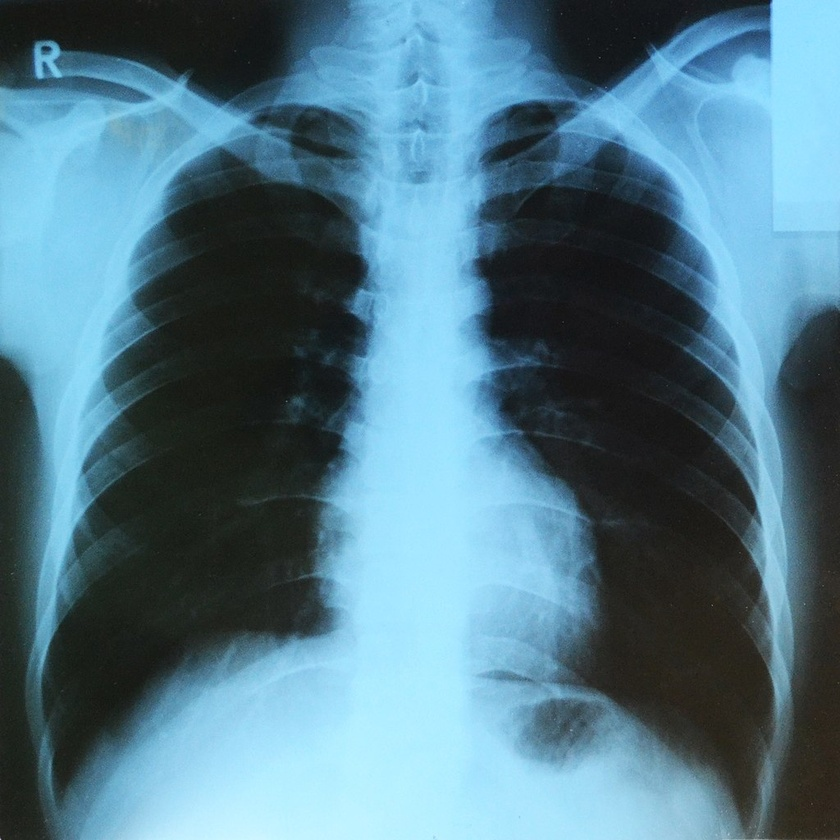
%> input picture Image processing/images/chest.jpg, 840 x 840 px, shrunk from 1024 x 1024 before the run
$ octave HW.m   (GNU Octave 9; MATLAB toolbox functions it lacks are replaced by stand-ins)
%> lines starting %> are read from the running program, lines starting %| are printed output that depends on the picture
### Image processing/final/final/ddct.m
function [im_dct,n,xo,yo,xq,yq,original,quadrant] = ddct(im)
	s = size(im');
	im_dct = dct2(im);
	original = im_dct.*im_dct;
	quadrant = im_dct(400:end,344:end).*im_dct(400:end,344:end);
	s_o = size(original');
	s_q = size(quadrant');
	xo = [1:s_o(1)];
	yo = [1:s_o(2)];
	xq = [1:s_q(1)];
	yq = [1:s_q(2)];
	[xo,yo] = meshgrid(xo,yo);
	[xq,yq] = meshgrid(xq,yq);
	n = mean(mean(quadrant));
end

### Image processing/final/final/HW.m
clc;
clear;
close all;

% 1
% 胸透
im1 = im2double(imread('images/chest.jpg'));
% 小孩
im2 = im2double(imread('images/baby.jpg'));
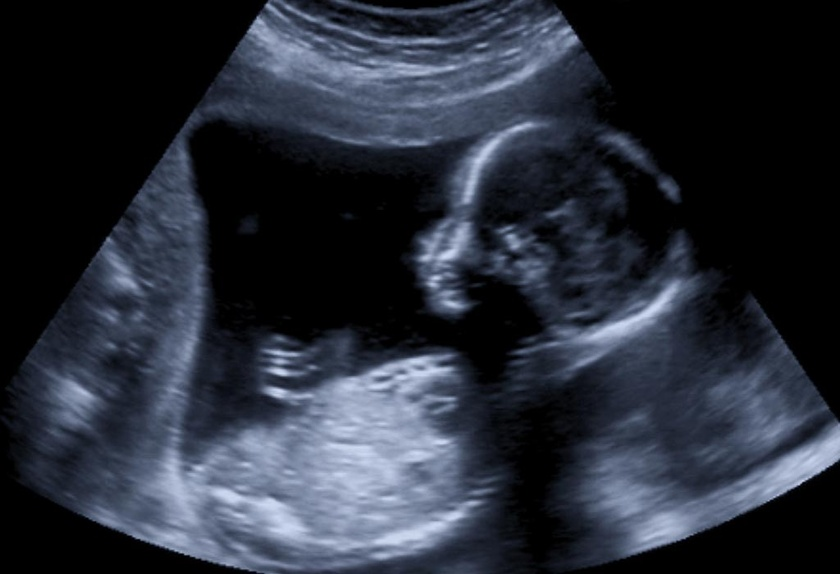
%> input picture Image processing/images/baby.jpg, 840 x 574 px, shrunk from 1024 x 700 before the run
% 上海
im3 = im2double(imread('images/shanghai.jpeg'));
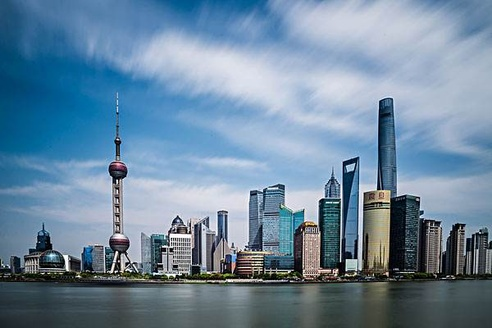
%> input picture Image processing/images/shanghai.jpeg, 492 x 328 px, shrunk from 600 x 400 before the run
% 青岛
im4 = im2double(imread('images/qingdao.jpeg'));
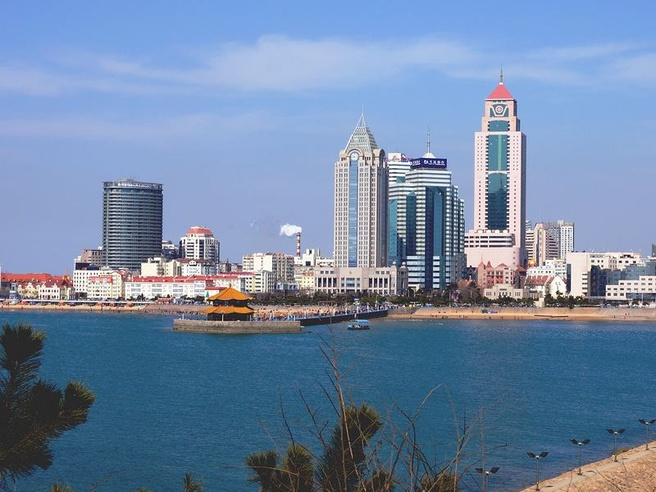
%> input picture Image processing/images/qingdao.jpeg, 656 x 492 px, shrunk from 800 x 600 before the run
figure();
subplot(2,2,1); imshow(im1);
subplot(2,2,2); imshow(im2);
subplot(2,2,3); imshow(im3);
subplot(2,2,4); imshow(im4);

% 2
im1_ycbcr = rgb2ycbcr(im1);
%> im1_ycbcr: size 840x840x3 double; mean of channels 1, 2, 3 0.436, 0.552, 0.432
im2_ycbcr = rgb2ycbcr(im2);
%> im2_ycbcr: size 574x840x3 double; mean of channels 1, 2, 3 0.214, 0.524, 0.49
im3_ycbcr = rgb2ycbcr(im3);
%> im3_ycbcr: size 328x492x3 double; mean of channels 1, 2, 3 0.501, 0.557, 0.449
im4_ycbcr = rgb2ycbcr(im4);
%> im4_ycbcr: size 492x656x3 double; mean of channels 1, 2, 3 0.507, 0.568, 0.454

y1 = im1_ycbcr(:,:,1);
y2 = im2_ycbcr(:,:,1);
y3 = im3_ycbcr(:,:,1);
y4 = im4_ycbcr(:,:,1);

% 3
y1_n = imnoise(y1,'gaussian');
y2_n = imnoise(y2,'gaussian');
y3_n = imnoise(y3,'gaussian');
y4_n = imnoise(y4,'gaussian');
figure();
subplot(2,2,1); imshow(y1_n);
subplot(2,2,2); imshow(y2_n);
subplot(2,2,3); imshow(y3_n);
subplot(2,2,4); imshow(y4_n);

% 4
[dct_im1,n1,xo1,yo1,xq1,yq1,original1,quadrant1] = ddct(y1_n);
%> in ddct, `s = size(im');`: s = [840 840]
%> in ddct, `s_q = size(quadrant');`: s_q = [497 441]
%> in ddct, `xo = [1:s_o(1)];`: xo = 840 values from 1 to 840
%> in ddct, `xq = [1:s_q(1)];`: xq = 497 values from 1 to 497
%> in ddct, `yq = [1:s_q(2)];`: yq = 441 values from 1 to 441
%> in ddct, `n = mean(mean(quadrant));`: n = 0.00967
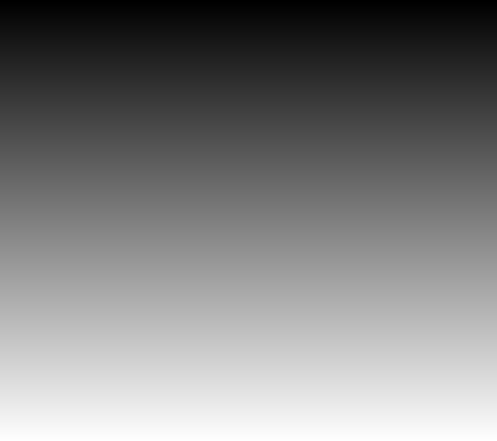
%> yq1: size 441x497 double; min 1, max 441, mean 221; drawn with min black and max white
%> n1 = 0.00967
[dct_im2,n2,xo2,yo2,xq2,yq2,original2,quadrant2] = ddct(y2_n);
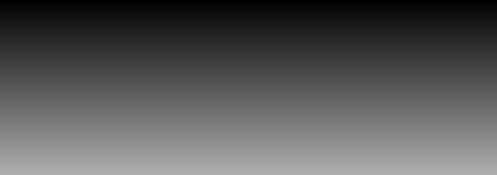
%> yq2: size 175x497 double; min 1, max 175, mean 88
%> n2 = 0.00819
[dct_im3,n3,xo3,yo3,xq3,yq3,original3,quadrant3] = ddct(y3_n);
%> n3 = NaN; xq3 = []; yq3 = []; quadrant3 = []
[dct_im4,n4,xo4,yo4,xq4,yq4,original4,quadrant4] = ddct(y4_n);
%> in ddct (call 4), `s = size(im');`: s = [656 492]
%> in ddct (call 4), `quadrant = im_dct(400:end,344:end).*im_dct(400:end,344:end);`:
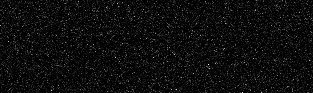
%> quadrant: size 93x313 double; min 1.11e-10, max 0.188, mean 0.0103; drawn with min black and max white
%> in ddct (call 4), `s_q = size(quadrant');`: s_q = [313 93]
%> in ddct (call 4), `xo = [1:s_o(1)];`: xo = 656 values from 1 to 656
%> in ddct (call 4), `yo = [1:s_o(2)];`: yo = 492 values from 1 to 492
%> in ddct (call 4), `xq = [1:s_q(1)];`: xq = 313 values from 1 to 313
%> in ddct (call 4), `yq = [1:s_q(2)];`: yq = 93 values from 1 to 93
%> in ddct (call 4), `n = mean(mean(quadrant));`: n = 0.0103
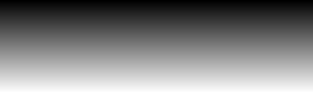
%> yq4: size 93x313 double; min 1, max 93, mean 47; drawn with min black and max white
%> n4 = 0.0103

% [20 lines of commented-out code are left out]
